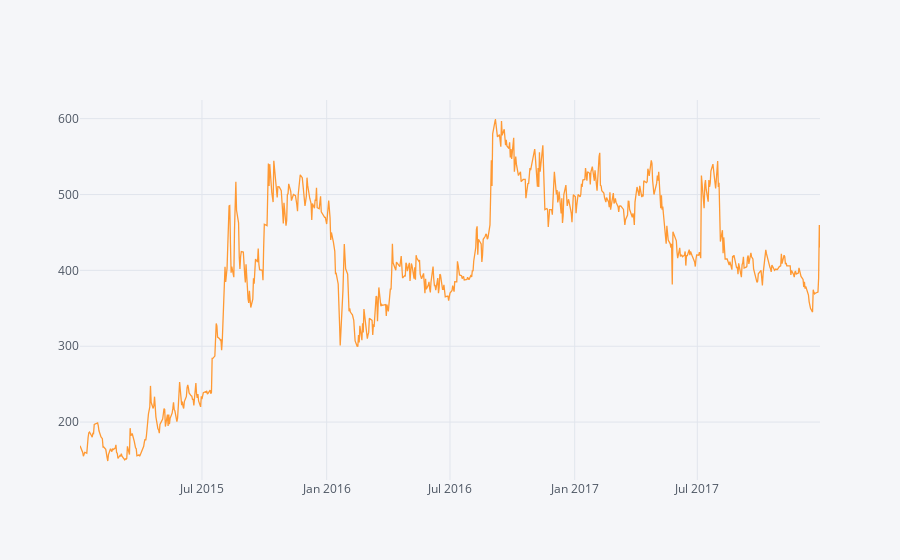

The notebook cell this image was saved under:
### Code cell
daichi['Open'].iplot()

### Figure 1 — Plotly figure (JSON) as saved in the notebook; plotly's stock layout.template omitted (floating-point values rounded to 4 significant figures; data arrays with more than 128 entries replaced by an {"elided": "..."} marker saying what was removed)
{"data": [{"line": {"color": "rgba(255, 153, 51, 1.0)", "dash": "solid", "shape": "linear", "width": 1.3}, "mode": "lines", "name": "Open", "text": "", "type": "scatter", "x": {"elided": "739 str values"}, "y": {"elided": "739 float values"}}], "layout": {"legend": {"bgcolor": "#F5F6F9", "font": {"color": "#4D5663"}}, "paper_bgcolor": "#F5F6F9", "plot_bgcolor": "#F5F6F9", "title": {"font": {"color": "#4D5663"}}, "xaxis": {"gridcolor": "#E1E5ED", "showgrid": true, "tickfont": {"color": "#4D5663"}, "title": {"font": {"color": "#4D5663"}, "text": ""}, "zerolinecolor": "#E1E5ED"}, "yaxis": {"gridcolor": "#E1E5ED", "showgrid": true, "tickfont": {"color": "#4D5663"}, "title": {"font": {"color": "#4D5663"}, "text": ""}, "zerolinecolor": "#E1E5ED"}}}
